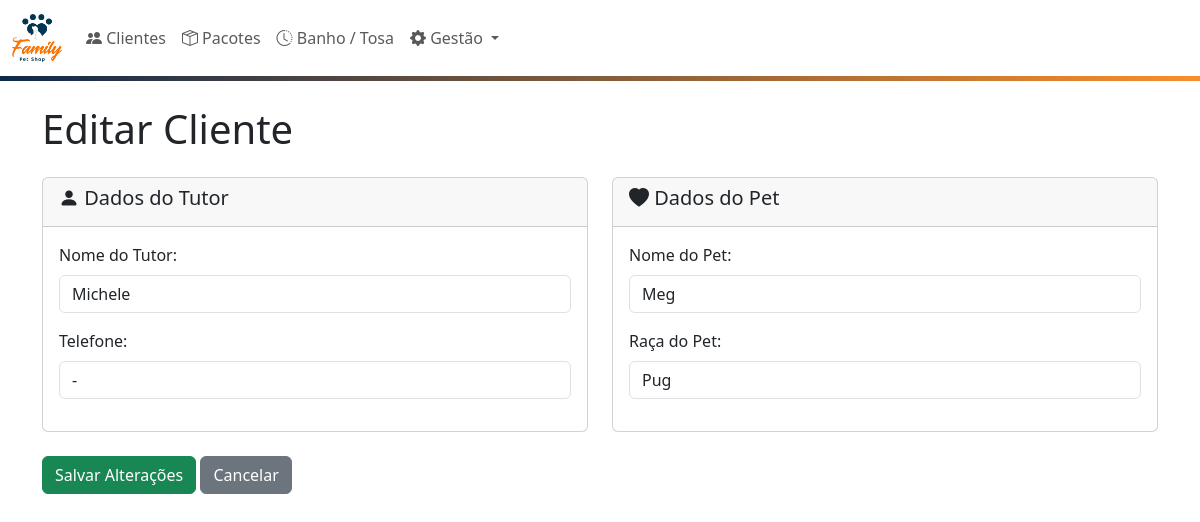
Page /cliente/editar/1 on the committed database.
### app.py (models this page shows, shortened)
class Cliente(db.Model):
    id = db.Column(db.Integer, primary_key=True)
    nome_tutor = db.Column(db.String(100), nullable=False)
    telefone = db.Column(db.String(20), nullable=False)
    nome_pet = db.Column(db.String(100), nullable=False)
    raca_pet = db.Column(db.String(50))

### app.py (the view, shortened to what this page needs)
@app.route('/cliente/editar/<int:cliente_id>', methods=['GET', 'POST'])
def editar_cliente(cliente_id):
    cliente = Cliente.query.get_or_404(cliente_id)
    return render_template('editar_cliente.html', cliente=cliente)

### templates/editar_cliente.html (shortened to what this page needs)
{% extends 'base.html' %}
{% block content %}
  <h1>Editar Cliente</h1>
  <form method="POST" class="mt-4">
    <div class="row">
      <div class="col-md-6">
        <div class="card h-100">
          <div class="card-header">
            <h5><i class="bi bi-person-fill"></i> Dados do Tutor</h5>
          </div>
          <div class="card-body">
            <div class="mb-3">
              <label for="nome_tutor" class="form-label">Nome do Tutor:</label>
              <input type="text" id="nome_tutor" name="nome_tutor" class="form-control" value="{{ cliente.nome_tutor }}" required>
            </div>
            <div class="mb-3">
              <label for="telefone" class="form-label">Telefone:</label>
              <input type="text" id="telefone" name="telefone" class="form-control" value="{{ cliente.telefone }}" required>
            </div>
          </div>
        </div>
      </div>
      <div class="col-md-6">
        <div class="card h-100">
          <div class="card-header">
            <h5><i class="bi bi-heart-fill"></i> Dados do Pet</h5>
          </div>
          <div class="card-body">
            <div class="mb-3">
              <label for="nome_pet" class="form-label">Nome do Pet:</label>
              <input type="text" id="nome_pet" name="nome_pet" class="form-control" value="{{ cliente.nome_pet }}" required>
            </div>
            <div class="mb-3">
              <label for="raca_pet" class="form-label">Raça do Pet:</label>
              <input type="text" id="raca_pet" name="raca_pet" class="form-control" value="{{ cliente.raca_pet }}">
            </div>
          </div>
        </div>
      </div>
    </div>
    <div class="mt-4">
      <button type="submit" class="btn btn-success">Salvar Alterações</button>
      <a href="{{ url_for('listar_clientes') }}" class="btn btn-secondary">Cancelar</a>
    </div>
  </form>
{% endblock %}

### static/style.css (style rules this page uses)
:root { --brand-blue: #0E294B; --brand-orange: #F98F2B; --brand-red: #D22B2B; --brand-green: #2B7A09; }

### rows in the picture
Cliente: nome_tutor "Michele", telefone "-", nome_pet "Meg", raca_pet "Pug"
